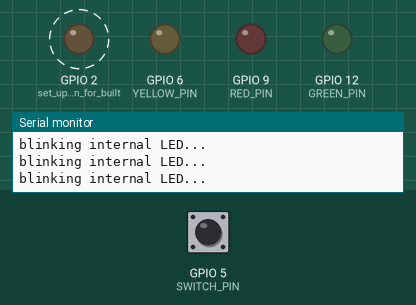
Recording of a sketch running on a simulated ESP32. On the bench: output pins drawn as LEDs (lit = HIGH), the last lines printed to the serial monitor. Dashed ring = blinking. Inputs (shaded band) come from the test bench; at power-on: GPIO 5 (SWITCH_PIN) HIGH.

Above: at 2.8 s.
2.9 s: GPIO 5 (SWITCH_PIN) pulled LOW for 1.2 s
At 3.4 s:
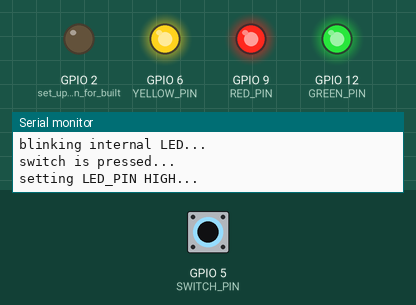
6.4 s: GPIO 5 (SWITCH_PIN) pulled LOW for 3.2 s
At 8.4 s:
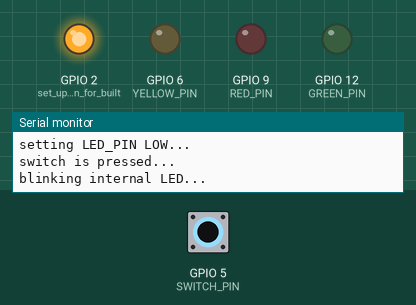
Timing chart, 0 to 17.1 s (numbered marks = the images above; inputs shaded):
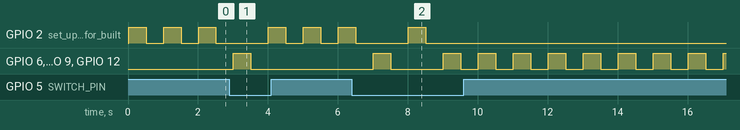

The sketch:

traffic_light.ino
```cpp
bool useInternalLED = true; // which LED to blink
char MAC_ADDRESS[13]; // MAC addresses are 12 chars, plus the NULL terminator

// pin definitions
// changes from ESP32 Feather to ESP32S3: pin 32 becomes 6, 14 becomes 5
#ifdef ARDUINO_FEATHER_ESP32
#define YELLOW_PIN  6
#define RED_PIN     9
#define GREEN_PIN   12
#define SWITCH_PIN  5
#else
#define YELLOW_PIN  6
#define RED_PIN     9
#define GREEN_PIN   12
#define SWITCH_PIN   5
#endif

void macro_prints(); // print some helpful macros

void setup() {
  //  setup(); // include previous setup for serial, and for the internal LED
  Serial.begin(115200);           // initialise the serial line
  getMAC(MAC_ADDRESS);            // store the MAC address as a chip identifier
  pinMode(LED_BUILTIN, OUTPUT);   // set up GPIO pin for built-in LED
  Serial.println("\nsetup01..."); // say hi
  Serial.printf("\nsetup02...\nESP32 MAC = %s\n", MAC_ADDRESS); // ESP's "ID"

  // set up GPIO pin for an external LED
  pinMode(RED_PIN, OUTPUT); // set up LED pin as a digital output
  pinMode(YELLOW_PIN, OUTPUT);
  pinMode(GREEN_PIN, OUTPUT);

  // set up GPIO pin for a switch
  pinMode(SWITCH_PIN, INPUT_PULLUP); // digital in, built-in pullup resistor

  macro_prints();
}

void getMAC(char *buf) { // the MAC is 6 bytes, so needs careful conversion...
  uint64_t mac = ESP.getEfuseMac(); // ...to string (high 2, low 4):
  char rev[13];
  sprintf(rev, "%04X%08X", (uint16_t) (mac >> 32), (uint32_t) mac);

  // the byte order in the ESP has to be reversed relative to normal Arduino
  for (int i = 0, j = 11; i <= 10; i += 2, j -= 2) {
    buf[i] = rev[j - 1];
    buf[i + 1] = rev[j];
  }
  buf[12] = '\0';
}

void ledOn()  {
  digitalWrite(LED_BUILTIN, HIGH);
}
void ledOff() {
  digitalWrite(LED_BUILTIN, LOW);
}

void blink(int times, int pause) {
  ledOff();
  for (int i = 0; i < times; i++) {
    ledOn(); delay(pause); ledOff(); delay(pause);
  }
}


void loop() {
//  digitalWrite(LED_PIN, HIGH);
  if (digitalRead(SWITCH_PIN) == LOW) { // switch pressed
    Serial.printf("switch is pressed...\n");
    useInternalLED = ! useInternalLED;
  }

  if (useInternalLED) {
    Serial.printf("blinking internal LED...\n");
    blink(1, 500); // using the method from Ex01
  } else {
    Serial.printf("setting LED_PIN HIGH...\n");
    digitalWrite(RED_PIN, HIGH);       // on...
    digitalWrite(YELLOW_PIN, HIGH);       // on...
    digitalWrite(GREEN_PIN, HIGH);       // on...
    delay(500); // take a rest (but: what happens if switch pressed now?!)

    Serial.printf("setting LED_PIN LOW...\n");
    digitalWrite(RED_PIN, LOW);        // off...
    digitalWrite(YELLOW_PIN, LOW);        // off...
    digitalWrite(GREEN_PIN, LOW);        // off...
    delay(500); // take a rest (but: what happens if switch pressed now?!)
  }
}

// some helpful macro printouts from ../HelloWorld
void macro_prints() {
#ifdef ESP_IDF_VERSION_MAJOR
  Serial.printf( // IDF version
    "IDF version: %d.%d.%d\n",
    ESP_IDF_VERSION_MAJOR, ESP_IDF_VERSION_MINOR, ESP_IDF_VERSION_PATCH
  );
#endif
#ifdef ESP_ARDUINO_VERSION_MAJOR
  Serial.printf(
    "ESP_ARDUINO_VERSION_MAJOR=%d; MINOR=%d; PATCH=%d\n",
    ESP_ARDUINO_VERSION_MAJOR, ESP_ARDUINO_VERSION_MINOR,
    ESP_ARDUINO_VERSION_PATCH
  );
#endif
#ifdef ARDUINO_FEATHER_ESP32
  Serial.printf("ARDUINO_FEATHER_ESP32 is defined\n");
#endif
#ifdef ARDUINO_ARCH_ESP32
  Serial.printf("ARDUINO_ARCH_ESP32 is defined\n");
#endif
#if CONFIG_IDF_TARGET_ESP32
  Serial.printf("CONFIG_IDF_TARGET_ESP32\n");
#endif
#if CONFIG_IDF_TARGET_ESP32S3
  Serial.printf("CONFIG_IDF_TARGET_ESP32S3\n");
#endif
#ifdef ESP_PLATFORM
  Serial.printf("ESP_PLATFORM is defined\n");
#endif
#ifdef ESP32
  Serial.printf("ESP32 is defined\n");
#endif
#ifdef IDF_VER
  Serial.printf("IDF_VER=%s\n", IDF_VER);
#endif
#ifdef ARDUINO
  Serial.printf("ARDUINO=%d\n", ARDUINO);
#endif
#ifdef ARDUINO_BOARD
  Serial.printf("ARDUINO_BOARD=%s\n", ARDUINO_BOARD);
#endif
#ifdef ARDUINO_VARIANT
  Serial.printf("ARDUINO_VARIANT=%s\n", ARDUINO_VARIANT);
#endif
#ifdef ARDUINO_SERIAL_PORT
  Serial.printf("ARDUINO_SERIAL_PORT=%d\n", ARDUINO_SERIAL_PORT);
#endif
}
```

Measured:
- after the input at 2.9 s, GPIO 6 (YELLOW_PIN), GPIO 9 (RED_PIN), GPIO 12 (GREEN_PIN): LOW → HIGH after 0.12 s, → LOW 0.50 s later
- after the input at 6.4 s, GPIO 6 (YELLOW_PIN), GPIO 9 (RED_PIN), GPIO 12 (GREEN_PIN): goes HIGH 0.50 s, LOW 1.5 s, 8 × (HIGH 0.50 s, LOW 0.50 s), then HIGH, starting after 0.62 s
